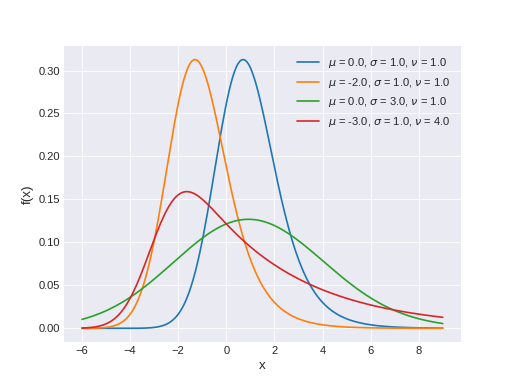

Generate this figure with Python:
import matplotlib.pyplot as plt
import numpy as np
import scipy.stats as st
plt.style.use('seaborn-darkgrid')
x = np.linspace(-6, 9, 200)
mus = [0., -2., 0., -3.]
sds = [1., 1., 3., 1.]
nus = [1., 1., 1., 4.]
for mu, sd, nu in zip(mus, sds, nus):
    pdf = st.exponnorm.pdf(x, nu/sd, loc=mu, scale=sd)
    plt.plot(x, pdf, label=r'$\mu$ = {}, $\sigma$ = {}, $\nu$ = {}'.format(mu, sd, nu))
plt.xlabel('x', fontsize=12)
plt.ylabel('f(x)', fontsize=12)
plt.legend(loc=1)
plt.show()
